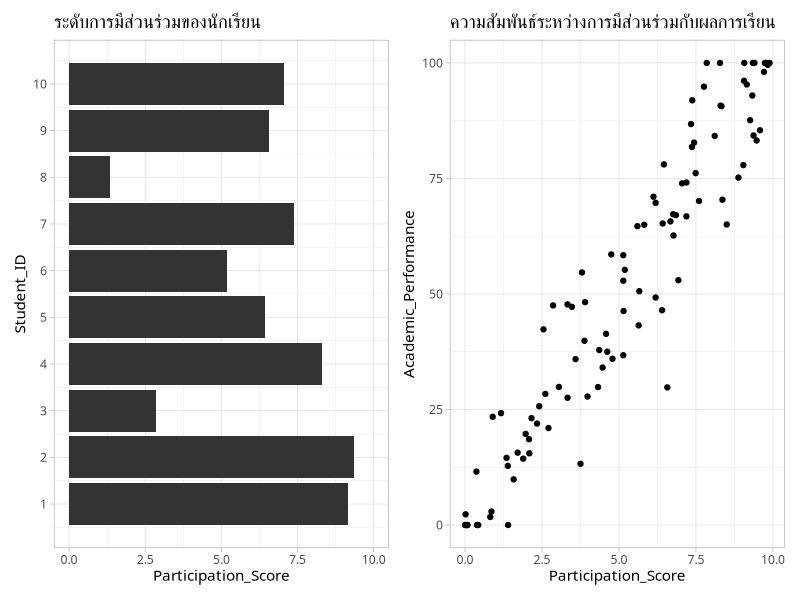

This chart was generated by the following R code:
## ---- chunk 1
library(igraph)
# สร้างกราฟ
g <- make_empty_graph(n = 10)  # สร้างกราฟที่มี 10 โหนดแต่ไม่มีเส้นเชื่อม
## ---- chunk 2
library(tidyverse)
library(patchwork)
# ตั้งค่า seed เพื่อให้ได้ผลลัพธ์ซ้ำได้
set.seed(42)

# จำนวนข้อมูล
n_students <- 100

# สร้างคะแนนการมีส่วนร่วม (0-10)
participation_scores <- runif(n_students, min = 0, max = 10)

# คำนวณผลการเรียนโดยใช้คะแนนการมีส่วนร่วม พร้อม noise (ความแปรปรวน)
academic_performance <- 10 * participation_scores + rnorm(n_students, mean = 0, sd = 12)

# จำกัดค่าผลการเรียนให้อยู่ในช่วง 0 ถึง 100
academic_performance <- pmin(pmax(academic_performance, 0), 100)

# รวมข้อมูลเป็น data frame
data <- data.frame(
  Student_ID = 1:n_students,
  Participation_Score = round(participation_scores, 2),
  Academic_Performance = round(academic_performance, 2)
)

# แสดงตัวอย่างข้อมูล
p1 <- data %>% 
  slice(1:10) %>% 
  ggplot(aes(y = Participation_Score, x= Student_ID))+
  geom_bar(stat = "identity", fill = "grey20")+
  scale_x_continuous(breaks=1:10)+
  coord_flip()+
  theme_light()+
  theme(text = element_text(family = "ChulaCharasNew"))+
  ylim(0,10)+
  ggtitle("ระดับการมีส่วนร่วมของนักเรียน")

p2 <- data %>% 
  ggplot(aes(x = Participation_Score, y = Academic_Performance))+
  geom_point()+
  theme_light()+
  theme(text = element_text(family = "ChulaCharasNew"))+
  ggtitle("ความสัมพันธ์ระหว่างการมีส่วนร่วมกับผลการเรียน")

p1+p2
